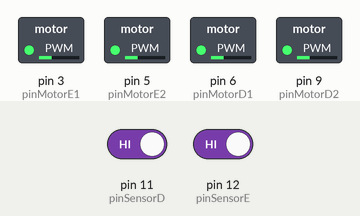
Bench run of a sketch on a simulated Arduino Uno, built with avr-gcc and run on an emulated ATmega328P. Shown: switched loads named in the sketch (green lamp = pin HIGH). The inputs (shaded band) are chosen by the test bench; at power-on: pin 11 (pinSensorD) HIGH, pin 12 (pinSensorE) HIGH.

Above: at 1.2 s.
1.3 s: pin 11 (pinSensorD) driven LOW
At 1.6 s:
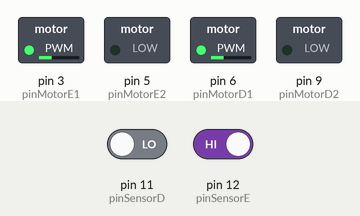
2.8 s: pin 11 (pinSensorD) driven HIGH
At 3.9 s:
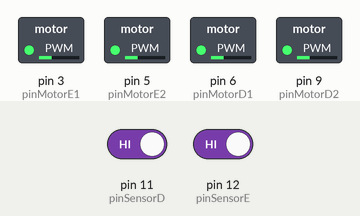
4.3 s: pin 12 (pinSensorE) driven LOW
At 5.1 s:
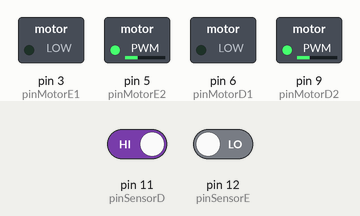
5.8 s: pin 12 (pinSensorE) driven HIGH
At 6.2 s:
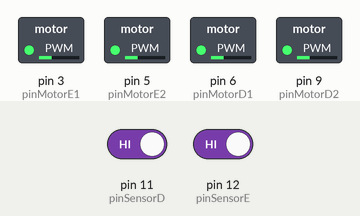
Timing chart, 0 to 8.3 s (numbered marks = the images above; inputs shaded):
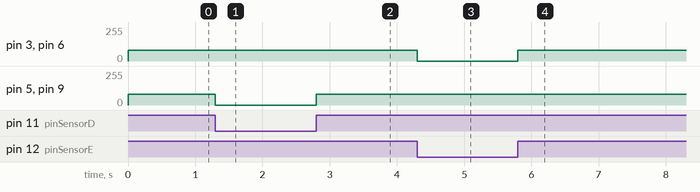

The sketch:

RoboSegueLinha.ino
```cpp
// Aqui é definido os sensores ópticos e em quais entradas do Arduíno estão
#define pinSensorD 11
#define pinSensorE 12

// Aqui é definido a velocidade dos motores
#define velocidade 80

// Aqui é definido os sensores dos motor (pra ir pra frente e pra trás) e também onde estão em cada entrada
#define pinMotorE1 3
#define pinMotorE2 5
#define pinMotorD1 6
#define pinMotorD2 9

void setup(){
  // put your setup code here, to run once:
  pinMode(pinSensorE, INPUT);
  pinMode(pinSensorD, INPUT);

  pinMode(pinMotorE1, OUTPUT);
  pinMode(pinMotorE2, OUTPUT);
  pinMode(pinMotorD1, OUTPUT);
  pinMode(pinMotorD2, OUTPUT);
}

void loop(){
  // put your main code here, to run repeatedly:
  bool estadoD = !digitalRead(pinSensorD);
  bool estadoE = !digitalRead(pinSensorE);

  if(estadoE && estadoD){
    analogWrite(pinMotorD1, velocidade);
    analogWrite(pinMotorD2, velocidade);
    analogWrite(pinMotorE1, velocidade);
    analogWrite(pinMotorE2, velocidade);
  }
  if(!estadoE && !estadoD){
    analogWrite(pinMotorD1, velocidade);
    analogWrite(pinMotorD2, velocidade);
    analogWrite(pinMotorE1, velocidade);
    analogWrite(pinMotorE2, velocidade);
  }
  if(!estadoE && estadoD){
    digitalWrite(pinMotorD2, LOW);
    analogWrite(pinMotorD1, velocidade);
    digitalWrite(pinMotorE2, LOW);
    analogWrite(pinMotorE1, velocidade);
  }
  if(estadoE && !estadoD){
    digitalWrite(pinMotorE1, LOW);
    analogWrite(pinMotorE2, velocidade);
    digitalWrite(pinMotorD1, LOW);
    analogWrite(pinMotorD2, velocidade);
  }
}
```

Measured:
- after the input at 1.3 s, pin 5 (pinMotorE2), pin 9 (pinMotorD2): 80/255 → 0/255 at once
- after the input at 2.8 s, pin 5 (pinMotorE2), pin 9 (pinMotorD2): 0/255 → 80/255 at once
- after the input at 4.3 s, pin 3 (pinMotorE1), pin 6 (pinMotorD1): 80/255 → 0/255 at once
- after the input at 5.8 s, pin 3 (pinMotorE1), pin 6 (pinMotorD1): 0/255 → 80/255 at once
